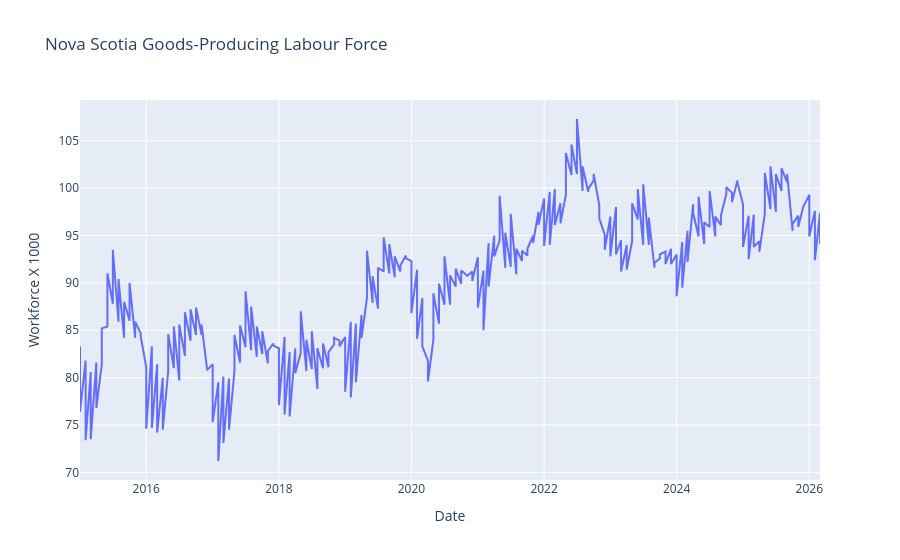

The code cell stored with this chart in its notebook:
### Code cell
fig = px.line(
    df[
        (df['North American Industry Classification System (NAICS)'] == 'Goods-producing sector') &
        (df['GEO'] == 'Nova Scotia')
    ],
    x='REF_DATE',
    y='VALUE',
    title = 'Nova Scotia Goods-Producing Labour Force',
    labels={
                     "VALUE": "Workforce X 1000",
                     "GEO": "Province",
                     "REF_DATE": "Date"
                 },
)
fig.show()

### Figure 1 — Plotly figure (JSON) as saved in the notebook; plotly's stock layout.template omitted (floating-point values rounded to 4 significant figures; data arrays with more than 128 entries replaced by an {"elided": "..."} marker saying what was removed)
{"data": [{"hovertemplate": "Date=%{x}<br>Workforce X 1000=%{y}<extra></extra>", "legendgroup": "", "line": {"color": "#636efa", "dash": "solid"}, "marker": {"symbol": "circle"}, "mode": "lines", "name": "", "orientation": "v", "showlegend": false, "type": "scatter", "x": {"elided": "270 str values"}, "xaxis": "x", "y": {"elided": "270 float values"}, "yaxis": "y"}], "layout": {"legend": {"tracegroupgap": 0}, "title": {"text": "Nova Scotia Goods-Producing Labour Force"}, "xaxis": {"anchor": "y", "domain": [0, 1], "title": {"text": "Date"}}, "yaxis": {"anchor": "x", "domain": [0, 1], "title": {"text": "Workforce X 1000"}}}}
